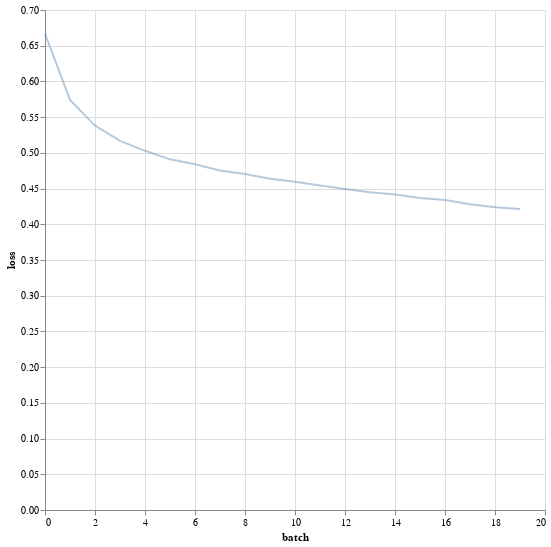

The code cell stored with this chart in its notebook:
### Code cell
loss_df = pl.DataFrame({
    'batch': np.arange(len(epoch_losses)),
    'loss' : epoch_losses
})

alt.Chart(loss_df).mark_line(opacity=0.4).encode(
    alt.X('batch'),
    alt.Y('loss')
).properties(
    width=500,
    height=500
)

### Figure 1 — Vega specification as saved in the notebook (floating-point values rounded to 4 significant figures)
{"$schema": "https://vega.github.io/schema/vega/v5.json", "data": [{"name": "source_0", "values": [{"batch": 0, "loss": 0.667}, {"batch": 1, "loss": 0.574}, {"batch": 2, "loss": 0.5382}, {"batch": 3, "loss": 0.5168}, {"batch": 4, "loss": 0.5029}, {"batch": 5, "loss": 0.4909}, {"batch": 6, "loss": 0.484}, {"batch": 7, "loss": 0.4754}, {"batch": 8, "loss": 0.4703}, {"batch": 9, "loss": 0.4636}, {"batch": 10, "loss": 0.4596}, {"batch": 11, "loss": 0.4545}, {"batch": 12, "loss": 0.4494}, {"batch": 13, "loss": 0.4449}, {"batch": 14, "loss": 0.4417}, {"batch": 15, "loss": 0.437}, {"batch": 16, "loss": 0.4339}, {"batch": 17, "loss": 0.4281}, {"batch": 18, "loss": 0.4237}, {"batch": 19, "loss": 0.4213}]}, {"name": "source_0_x_domain_batch", "values": [{"min": 0, "max": 19}]}, {"name": "source_0_y_domain_loss", "values": [{"min": 0.4213, "max": 0.667}]}], "marks": [{"type": "line", "name": "marks", "from": {"data": "source_0"}, "sort": {"field": "x"}, "encode": {"update": {"x": {"field": "batch", "scale": "x"}, "y": {"field": "loss", "scale": "y"}, "stroke": {"value": "#4c78a8"}, "defined": {"signal": "isValid(datum[\"batch\"]) && isFinite(+datum[\"batch\"]) && isValid(datum[\"loss\"]) && isFinite(+datum[\"loss\"])"}, "opacity": {"value": 0.4}}}, "style": ["line"]}], "scales": [{"name": "x", "type": "linear", "domain": [{"signal": "(data(\"source_0_x_domain_batch\")[0] || {}).min"}, {"signal": "(data(\"source_0_x_domain_batch\")[0] || {}).max"}], "range": [0, {"signal": "width"}], "zero": false, "nice": true}, {"name": "y", "type": "linear", "domain": [{"signal": "(data(\"source_0_y_domain_loss\")[0] || {}).min"}, {"signal": "(data(\"source_0_y_domain_loss\")[0] || {}).max"}], "range": [{"signal": "height"}, 0], "nice": true, "zero": true}], "axes": [{"scale": "x", "maxExtent": 0, "ticks": false, "zindex": 0, "orient": "bottom", "tickCount": {"signal": "ceil(width/40)"}, "grid": true, "gridScale": "y", "aria": false, "domain": false, "labels": false, "minExtent": 0}, {"scale": "y", "zindex": 0, "aria": false, "orient": "left", "ticks": false, "grid": true, "minExtent": 0, "domain": false, "maxExtent": 0, "gridScale": "x", "tickCount": {"signal": "ceil(height/40)"}, "labels": false}, {"scale": "x", "labelOverlap": true, "labelFlush": true, "tickCount": {"signal": "ceil(width/40)"}, "title": "batch", "zindex": 0, "grid": false, "orient": "bottom"}, {"scale": "y", "labelOverlap": true, "title": "loss", "zindex": 0, "grid": false, "tickCount": {"signal": "ceil(height/40)"}, "orient": "left"}], "style": "cell", "width": 500, "background": "white", "height": 500, "padding": 5}
